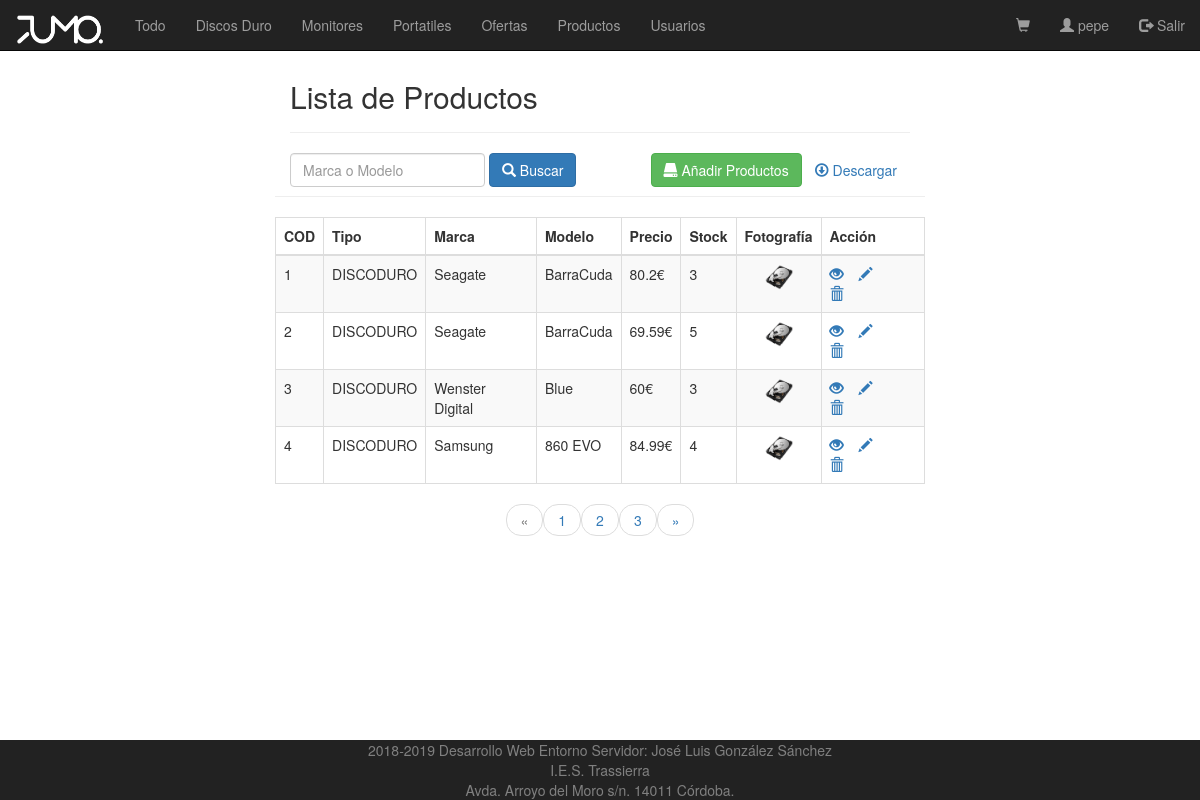
The page /vistas/admin_listado_productos.php (signed in) on the database its author committed.
### tables this page shows
CREATE TABLE IF NOT EXISTS `usuarios` (
  `ID` int(11) NOT NULL AUTO_INCREMENT,
  `NOMBRE` varchar(100) NOT NULL DEFAULT '',
  `PASS` varchar(100) NOT NULL,
  `EMAIL` varchar(100) NOT NULL,
  `DIRECCION` varchar(100) NOT NULL,
  `FOTO` varchar(100) NOT NULL,
  `ADMIN` tinyint(1) NOT NULL DEFAULT '0',
  PRIMARY KEY (`ID`)
);

CREATE TABLE IF NOT EXISTS `productos` (
  `ID` int(11) NOT NULL AUTO_INCREMENT,
  `TIPO` varchar(20) NOT NULL DEFAULT 'OTROS',
  `MARCA` varchar(100) NOT NULL,
  `MODELO` varchar(50) NOT NULL,
  `DESCRIPCION` varchar(1000) NOT NULL,
  `PRECIO` float NOT NULL,
  `STOCK` int(5) NOT NULL,
  `OFERTA` tinyint(1) NOT NULL,
  `FOTO` varchar(100) NOT NULL,
  PRIMARY KEY (`ID`),
  KEY `fk_pro_tipo` (`TIPO`)
);

### controladores/ControladorUsuario.php (called while the page is built, shortened)
<?php
require_once MODEL_PATH . "Usuario.php";
require_once CONTROLLER_PATH . "ControladorBD.php";
class ControladorUsuario {
    static private $instancia = null;
    public static function getControlador() {
        if (self::$instancia == null) {
            self::$instancia = new ControladorUsuario();
        }
        return self::$instancia;
    }
    public function buscarUsuarioID($id) {
        $bd = ControladorBD::getControlador();
        $bd->abrirBD();
        $consulta = "select * from usuarios where ID = '" . $id ."'";
        $filas = $bd->consultarBD($consulta);
        if ($filas->rowCount() > 0) {
            while ($fila = $filas->fetch()) {
                $usuario = new Usuario($fila['ID'], $fila['NOMBRE'], $fila['PASS'], $fila['EMAIL'], $fila['DIRECCION'], $fila['FOTO'], $fila['ADMIN']);
            }
            return $usuario;
        } else {
            return null;
        }
    }
}

### controladores/ControladorBD.php (called while the page is built, shortened)
<?php
class ControladorBD {
    private $servername = "localhost";
    private $username = "root";
    private $password = "";
    private $dbname = "tienda";
    private $bd;
    static private $instancia = null;
    public static function getControlador() {
        if (self::$instancia == null) {
            self::$instancia = new ControladorBD();
        }
        return self::$instancia;
    }
    public function abrirBD() {
        try {
            $this->bd = new PDO("mysql:host=$this->servername;dbname=$this->dbname", $this->username, $this->password);
            $this->bd->setAttribute(PDO::ATTR_ERRMODE, PDO::ERRMODE_EXCEPTION);
        } catch (PDOException $e) {
            die("conexión fallida " . $e->getMessage());
        }
    }
    public function cerrarBD() {
        $this->bd = null;
    }
    public function consultarBD($consulta) {
        if ($this->rs = $this->bd->query($consulta)) {
            return $this->rs;
        } else {
            echo "ERROR: No se puede ejecutar consulta $consulta. " . $this->bd->error;
        }
    }
}

### modelos/Usuario.php (called while the page is built, shortened)
<?php
class Usuario implements Serializable {
    private $id;
    private $nombre;
    private $admin;
    public function __construct($id, $nombre, $pass, $email, $direccion, $foto, $admin) {
        $this->id = $id;
        $this->nombre = $nombre;
        $this->admin = $admin;
    }
    function getId() {
        return $this->id;
    }
    function getNombre() {
        return $this->nombre;
    }
    function getAdmin() {
        return $this->admin;
    }
}

### controladores/ControladorProducto.php (called while the page is built, shortened)
<?php
require_once MODEL_PATH . "Producto.php";
require_once CONTROLLER_PATH . "ControladorBD.php";
class ControladorProducto {
    static private $instancia = null;
    public static function getControlador() {
        if (self::$instancia == null) {
            self::$instancia = new ControladorProducto();
        }
        return self::$instancia;
    }
 public function getConsultaListado($marca, $modelo){
     return "select * from productos where marca like '%".$marca."%' or modelo like '%".$modelo."%'";
 }
}

### modelos/Producto.php (called while the page is built, shortened)
<?php
class Producto implements Serializable {
    private $id;
    private $tipo;
    private $marca;
    private $modelo;
    private $precio;
    private $stock;
    private $foto;
    public function __construct($id, $tipo, $marca, $modelo, $descripcion, $precio, $stock, $oferta, $foto) {
        $this->id = $id;
        $this->tipo = $tipo;
        $this->marca = $marca;
        $this->modelo = $modelo;
        $this->precio = $precio;
        $this->stock = $stock;
        $this->foto = $foto;
    }
    public function getId() {
        return $this->id;
    }
    public function getTipo() {
        return $this->tipo;
    }
    public function getMarca() {
        return $this->marca;
    }
    public function getModelo() {
        return $this->modelo;
    }
    public function getPrecio() {
        return $this->precio;
    }
    public function getStock() {
        return $this->stock;
    }
    public function getFoto() {
        return $this->foto;
    }
}

### vistas/admin_listado_productos.php (the view, shortened to what this page needs)
<?php
require_once CONTROLLER_PATH . "ControladorProducto.php";
require_once CONTROLLER_PATH . "Paginador.php";
require_once VIEW_PATH."cabecera.php";
require_once VIEW_PATH."navbar.php";
?>
<div class="wrapper">
    <div class="container-fluid">
        <div class="row">
            <div class="col-md-12">
                <div class="page-header clearfix">
                    <h2 class="pull-left">Lista de Productos</h2>
                </div>
                <form class="form-inline" action="<?php echo htmlspecialchars($_SERVER["PHP_SELF"]); ?>" method="post">
                    <div class="form-group mx-sm-5 mb-2">
                        <input type="text" class="form-control" id="buscar" name="producto" placeholder="Marca o Modelo">
                    </div>
                    <button type="submit" class="btn btn-primary mb-2"> <span class="glyphicon glyphicon-search"></span>  Buscar</button>
                    <a href="/tienda/utilidades/descargar_productos.php" class="btn pull-right" target="_blank"><span class="glyphicon glyphicon-download"></span>  Descargar</a>
                    <a href="admin_crear_productos.php" class="btn btn-success pull-right"><span class="glyphicon glyphicon-hdd"></span>  Añadir Productos</a>
                </form>
            </div>
            <div class="page-header clearfix">
            </div>
            <?php
            if (!isset($_POST["producto"])) {
                $marca = "";
                $modelo = "";
            } else {
                $marca = $_POST["producto"];
                $modelo = $_POST["producto"];
            }
            $controlador = ControladorProducto::getControlador();
            $pagina = ( isset($_GET['page']) ) ? $_GET['page'] : 1;
            $enlaces = ( isset($_GET['enlaces']) ) ? $_GET['enlaces'] : 10;
            $consulta = $controlador->getConsultaListado($marca, $modelo);
            $limite = 4;
            $paginador  = new Paginador($consulta, $limite);
            $resultados = $paginador->getDatos($pagina);
            if (count( $resultados->datos)>0) {
                echo "<table class='table table-bordered table-striped'>";
                echo "<thead>";
                echo "<tr>";
                echo "<th>COD</th>";
                echo "<th>Tipo</th>";
                echo "<th>Marca</th>";
                echo "<th>Modelo</th>";
                echo "<th>Precio</th>";
                echo "<th>Stock</th>";
                echo "<th>Fotografía</th>";
                echo "<th>Acción</th>";
                echo "</tr>";
                echo "</thead>";
                echo "<tbody>";
                foreach($resultados->datos as $dato){
                    $producto = new Producto($dato["ID"], $dato["TIPO"], $dato["MARCA"], $dato["MODELO"], $dato["DESCRIPCION"], $dato["PRECIO"],
                            $dato["STOCK"], $dato["OFERTA"], $dato["FOTO"]);
                    echo "<tr>";
                    echo "<td>" . $producto->getId() . "</td>";
                    echo "<td>" . $producto->getTipo() . "</td>";
                    echo "<td>" . $producto->getMarca() . "</td>";
                    echo "<td>" . $producto->getModelo() . "</td>";
                    echo "<td>" . $producto->getPrecio() . "€</td>";
                    echo "<td>" . $producto->getStock() . "</td>";
                    echo "<td> <div class='text-center'>";
                    echo "<img src='".PICTURE_PATH.$producto->getFoto()."' class='rounded' class='img-thumbnail' width='30' height='auto'>";
                    echo "</div>";
                    echo "</td>";
                    echo "<td>";
                    echo "<a href='admin_leer_productos.php?id=" . base64_encode($producto->getId()) . "' title='Ver Productos' data-toggle='tooltip'><span class='glyphicon glyphicon-eye-open'></span></a>";
                    echo "<a href='admin_actualizar_productos.php?id=" . base64_encode($producto->getId()) . "' title='Actualizar Productos' data-toggle='tooltip'><span class='glyphicon glyphicon-pencil'></span></a>";
                    echo "<a href='admin_borrar_productos.php?id=" . base64_encode($producto->getId()) . "' title='Borar Productos' data-toggle='tooltip'><span class='glyphicon glyphicon-trash'></span></a>";
                    echo "</td>";
                    echo "</tr>";
                }
                echo "</tbody>";
                echo "</table>";
                echo "<ul class='pager'>";
                echo $paginador->crearLinks($enlaces);
                echo "</ul>";
            } else {
                echo "<p class='lead'><em>No se ha encontrado datos de productos.</em></p>";
            }
            ?>
        </div>
    </div>
</div>
<?php require_once VIEW_PATH."pie.php"; ?>

### vistas/navbar.php (shortened to what this page needs)
<?php
require_once CONTROLLER_PATH . "ControladorUsuario.php";
require_once CONTROLLER_PATH . "ControladorCarrito.php";
if(isset($_SESSION['USUARIO'])){
    $contUsuario = ControladorUsuario::getControlador();
    $id = base64_decode($_SESSION['USUARIO']);
    $usuario = $contUsuario->buscarUsuarioID($id);
} else{
    $usuario = new Usuario(-1, "", "", "", "", "", -1);
}
$itemsCarrito = 0;
echo "<nav class='navbar navbar-inverse navbar-fixed-top'>";
  echo "<div class='container-fluid'>";
    echo "<div class='navbar-header'>";
        echo "<a class='navbar-brand' href='/tienda/index.php'>";
            echo "<span id='foo'>";
                echo "<img src='/tienda/imagenes/logo.png' height='30' width='90' alt='logo'/>";
            echo "</span>";
        echo "</a>";
    echo "</div>";
     echo "<ul class='nav navbar-nav'>";
    if($usuario->getAdmin()<=1){
      echo "<li><a href='principal.php?tipo=Todo'>Todo</a></li>";
      echo "<li><a href='principal.php?tipo=DiscoDuro'>Discos Duro</a></li>";
      echo "<li><a href='principal.php?tipo=Monitores'>Monitores</a></li>";
      echo "<li><a href='principal.php?tipo=Portatiles'>Portatiles</a></li>";
      echo "<li><a href='principal.php?tipo=Ofertas'>Ofertas</a></li>";
    }if($usuario->getAdmin()==1) {
      echo "<li><a href='admin_listado_productos.php'>Productos</a></li>";
      echo "<li><a href='admin_listado_usuarios.php'>Usuarios</a></li>";
    }
    echo "</ul>";
    echo "<ul class='nav navbar-nav navbar-right'>";
      if($usuario->getAdmin()>=0){
        if($itemsCarrito>0){
            echo "<li><a id='carrito' href='carrito_compra.php'><span class='glyphicon glyphicon-shopping-cart'></span><font color='darksalmon'> ".$itemsCarrito."</font></a></li>";
        }else{
            echo "<li><a id='carrito' href='carrito_compra.php'><span class='glyphicon glyphicon-shopping-cart'></span>  </a></li>";
        }
        echo "<li><a href='ficha.php?id=" .  base64_encode($usuario->getId()) . "''><span class='glyphicon glyphicon-user'></span>  ".$usuario->getNombre()."</a></li>";
        echo "<li><a href='salir.php'><span class='glyphicon glyphicon-log-out'></span> Salir</a></li>";
      }else if($usuario->getAdmin()==-1){
        echo "<li><a href='registro.php'><span class='glyphicon glyphicon-user'></span> Registrarse</a></li>";
        echo "<li><a href='identificacion.php'><span class='glyphicon glyphicon-log-in'></span> Identificarse</a></li>";
      }
    echo "</ul>";
  echo "</div>";
echo "</nav>";
echo "<br><br>";
?>

### vistas/cabecera.php (style rules this page uses)
.wrapper { width: 650px; margin: 0 auto; }
.page-header h2 { margin-top: 0; }
table tr td:last-child a { margin-right: 15px; }

### rows shown on the page
usuarios: NOMBRE "pepe"
productos: ID "1", TIPO "DISCODURO", MARCA "Seagate", MODELO "BarraCuda", PRECIO "80.2", STOCK "3", FOTO (picture)
productos: ID "2", TIPO "DISCODURO", MARCA "Seagate", MODELO "BarraCuda", PRECIO "69.59", STOCK "5", FOTO (picture)
productos: ID "3", TIPO "DISCODURO", MARCA "Wenster Digital", MODELO "Blue", PRECIO "60", STOCK "3", FOTO (picture)
productos: ID "4", TIPO "DISCODURO", MARCA "Samsung", MODELO "860 EVO", PRECIO "84.99", STOCK "4", FOTO (picture)
